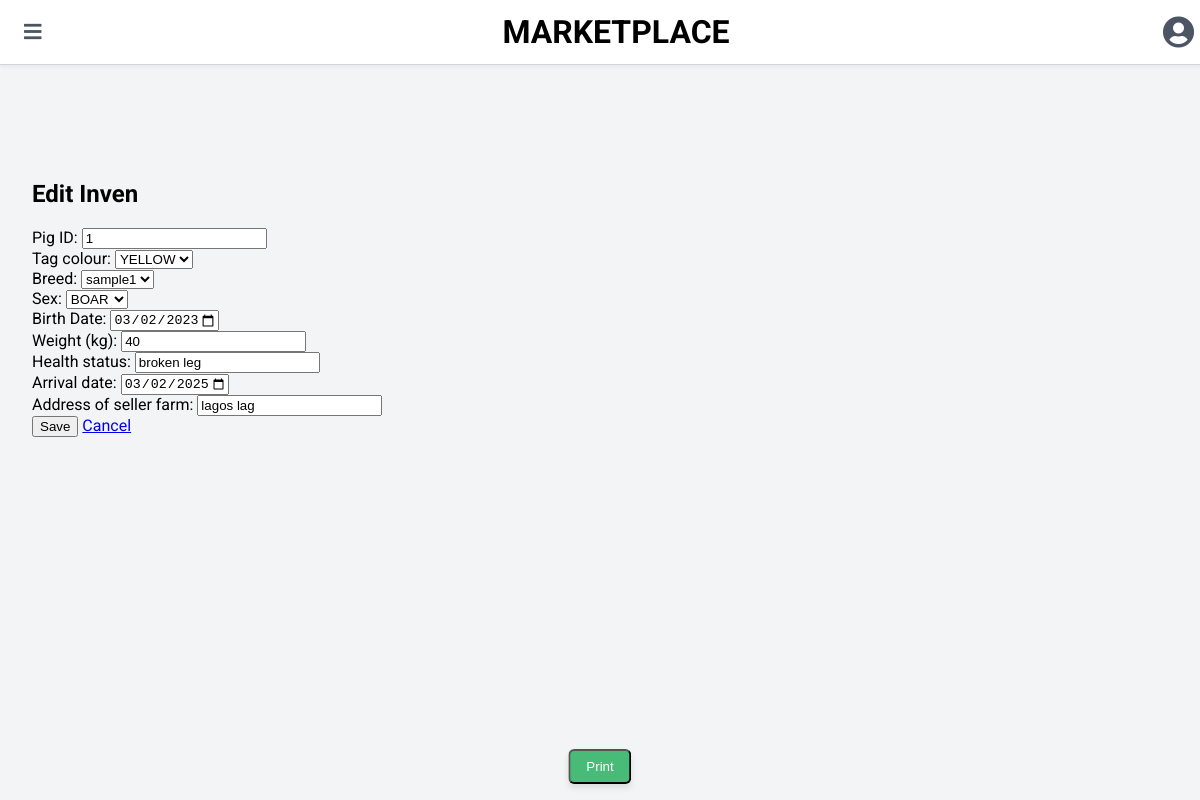
/1/update/Inven, run on the app's committed database.
### inven/models.py (models this page shows, shortened)
class Inven(models.Model):
    number = models.IntegerField(_("Pig ID"))
    tag_colour = models.ForeignKey(TagsColour,related_name='tagcolour', on_delete=models.CASCADE)
    breed = models.ForeignKey(Breeds, related_name='breed', on_delete=models.CASCADE)
    sex = models.ForeignKey(Sex, related_name='sex', on_delete=models.CASCADE)
    birth_date = models.DateField(_("Birth Date"), auto_now=False, auto_now_add=False)
    weight = models.IntegerField(_("Weight (kg)"))
    status = models.CharField(_("Health status"), max_length=100)
    arrival =models.DateField(_("arrival date"), auto_now=False, auto_now_add=False)
    location = models.CharField(_("address of seller farm"), max_length=255)
    class Meta:
        verbose_name_plural = "Invens"
        ordering = ['-birth_date']

### inven/views.py (the view)
# urls.py: path('<int:pk>/update/Inven', InvenUpdateView.as_view(), name='Inven-update'),
class InvenUpdateView(UpdateView):
    model = Inven
    form_class = InvenForm
    template_name = 'another/renamed/Inven_form.html'
    success_url = reverse_lazy('Inven-list')

### inven/forms.py (shortened to what this page needs)
class InvenForm(forms.ModelForm):
    class Meta:
        model = Inven
        fields = ['number','tag_colour','breed','sex','birth_date','weight','status','arrival','location']
        widgets = {
            'birth_date': forms.DateInput(
                attrs={
                    'type': 'date',
                    'max': date.today().strftime('%Y-%m-%d'),
                    'class': 'form-control'
                }
            ),
            'arrival': forms.DateInput(
                attrs={
                    'type': 'date',
                    'max': date.today().strftime('%Y-%m-%d'),
                    'class': 'form-control'
                }
            )
        }

### modelingdata/models.py (called while the page is built)
    def __str__(self):
        return self.name

    def __str__(self):
        return self.name

    def __str__(self):
        return self.name

### templates/inven/Inven_form.html (shortened to what this page needs)
{% extends "firstlabel/main.html" %}
{% block content %}
    <main class="content ml-0 mt-16 p-4 transition-all duration-300 flex justify-center">
        <div class="table-container bg-white border border-gray-300 rounded-md p-6 shadow-lg w-full max-w-2xl">
            <h2 class="text-3xl font-semibold mb-6 text-center">{% if object %}Edit{% else %}Create{% endif %} Inven</h2>
            <form method="post" class="space-y-6">
                <div>
                    <label class="block text-gray-700 font-medium mb-2">{{ form.number.label_tag }}</label>
                    {{ form.number }}
                </div>
                <div>
                    <label class="block text-gray-700 font-medium mb-2">{{ form.tag_colour.label_tag }}</label>
                    {{ form.tag_colour }}
                </div>
                <div>
                    <label class="block text-gray-700 font-medium mb-2">{{ form.breed.label_tag }}</label>
                    {{ form.breed }}
                </div>
                <div>
                    <label class="block text-gray-700 font-medium mb-2">{{ form.sex.label_tag }}</label>
                    {{ form.sex }}
                </div>
                <div>
                    <label class="block text-gray-700 font-medium mb-2">{{ form.birth_date.label_tag }}</label>
                    {{ form.birth_date }}
                </div>
                <div>
                    <label class="block text-gray-700 font-medium mb-2">{{ form.weight.label_tag }}</label>
                    {{ form.weight }}
                </div>
                <div>
                    <label class="block text-gray-700 font-medium mb-2">{{ form.status.label_tag }}</label>
                    {{ form.status }}
                </div>
                <div>
                    <label class="block text-gray-700 font-medium mb-2">{{ form.arrival.label_tag }}</label>
                    {{ form.arrival }}
                </div>
                <div>
                    <label class="block text-gray-700 font-medium mb-2">{{ form.location.label_tag }}</label>
                    {{ form.location }}
                </div>
                <div class="flex items-center justify-between">
                    <button type="submit" class="bg-blue-500 text-white px-6 py-2 rounded-md hover:bg-blue-600 transition duration-200">Save</button>
                    <a href="{% url 'Inven-list' %}" class="bg-gray-200 text-gray-700 px-6 py-2 rounded-md hover:bg-gray-300 transition duration-200">Cancel</a>
                </div>
            </form>
        </div>
    </main>
 {% endblock %}

### templates/firstlabel/main.html (style rules this page uses)
body { font-family: 'Roboto', sans-serif; background-color: #f3f4f6; margin: 0; padding: 0; }
.content { margin-left: 0; transition: margin-left 0.3s; padding: 1rem; padding-top: 5rem; }

### data on the page
Inven: number "1", tag_colour "YELLOW", breed "sample1", sex "BOAR", birth_date "03/02/2023", weight "40", status "broken leg", arrival "03/02/2025", location "lagos lag"
